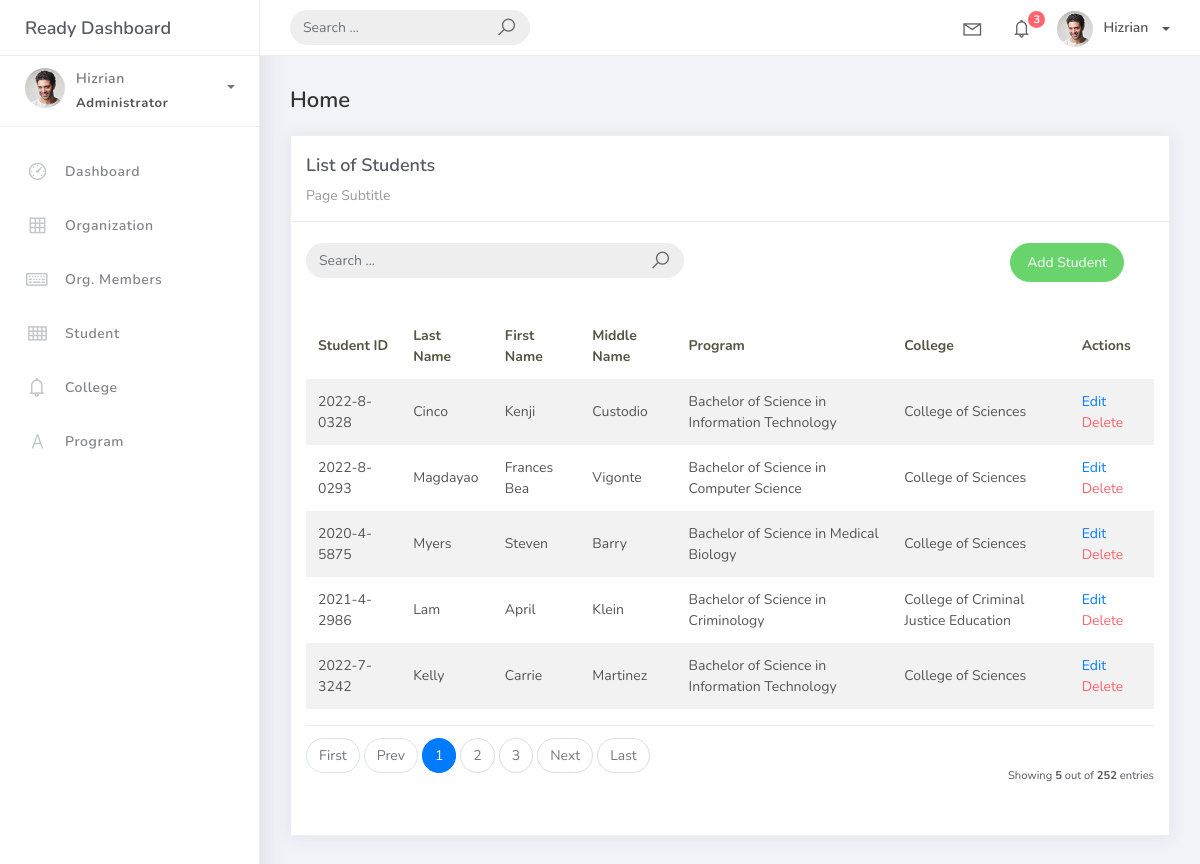
The page /student_list/ on the database its author committed.
### studentorg/models.py (models this page shows, shortened)
class BaseModel(models.Model):
    created_at = models.DateTimeField(auto_now_add=True, db_index=True)
    upated_at = models.DateTimeField(auto_now=True)
    class Meta:
        abstract = True

class Student(BaseModel):
    student_id = models.CharField(max_length=15)
    lastname = models.CharField(max_length=25, verbose_name="Last Name")
    firstname = models.CharField(max_length=25, verbose_name="First Name")
    middlename = models.CharField(max_length=25, blank=True, null=True, verbose_name="Middle Name")
    program = models.ForeignKey(Program, on_delete=models.CASCADE)

class Program(BaseModel):
    prog_name = models.CharField (max_length=150)
    college = models.ForeignKey(College, on_delete=models.CASCADE)
    def __str__(self):
        return self.prog_name

class College(BaseModel):
    college_name = models.CharField (max_length=150)
    def __str__(self):
        return self.college_name

### studentorg/views.py (the view, shortened to what this page needs)
# urls.py: path('student_list/', StudentList.as_view(), name='student-list'),
class StudentList(ListView):
     model = Student
     context_object_name = 'Student'
     template_name = 'student_list.html'
     paginate_by = 5
     def get_queryset(self, *args, **kwargs):
        qs = super(StudentList, self).get_queryset(*args, **kwargs)
        return qs

### templates/student_list.html
{% extends 'base.html' %} {% load static %} {% block content %}
<div class="content">
  <div class="container-fluid">
    <h4 class="page-title">Home</h4>
    <div class="row">
      <div class="col-md-12">
        <div class="card">
          <div class="card-header">
            <div class="card-title">List of Students</div>
            <div class="card-category">Page Subtitle</div>
          </div>
          <br />
               <div class="col-md-12 row">
                   <div class="col-md-6">
                   <form class="navbar-left navbar-form nav-search mr-md-3" action="{% url 'student-list' %}">
                       <div class="input-group">
                       <input type="text" placeholder="Search ..." class="form-control" name="q" />
                       <div class="input-group-append">
                           <span class="input-group-text">
                           <i class="la la-search search-icon"></i>
                           </span>
                       </div>
                       </div>
                   </form>
                   </div>
                   <div class="col-md-6">
                   <div class="pull-right">
                       <a href="{% url 'student-add' %}" class="btn btn-success btn-rounded">Add Student</a>
                   </div>
                   </div>
               </div>
          <div class="card-body">
            <table class="table table-striped mt-3">
              <thead>
                <tr>
                  <th scope="col">Student ID</th>
                  <th scope="col">Last Name</th>
                  <th scope="col">First Name</th>
                  <th scope="col">Middle Name</th>
                  <th scope="col">Program</th>
                  <th scope="col">College</th>
                  <th scope="col">Actions</th>
                </tr>
              </thead>
              <tbody>
                {% for object in object_list %}
                <tr>
                  <td>{{ object.student_id }}</td>
                  <td>{{ object.lastname }}</td>
                  <td>{{ object.firstname }}</td>
                  <td>{{ object.middlename }}</td>
                  <td>{{ object.program }}</td>
                  <td>{{ object.program.college }}</td>
                  <td>
                   <a href="student_list/{{ object.id }}">Edit</a>
                   <a href="student_list/{{ object.id }}/delete" class="text-danger">Delete</a>
                 </td>
                </tr>
                {% empty %}
                <tr>
                  <td colspan="4" style="text-align: center">
                   <p class="text-sm font-wight-bold mb-0">No Records Found</p>
                  </td>
                </tr>
                {% endfor %}
              </tbody>
            </table>
            {% include 'includes/pagination.html' %}
          </div>
        </div>
      </div>
    </div>
  </div>
</div>
{% endblock %}

### rows shown on the page
Student: student_id "2022-8-0328", lastname "Cinco", firstname "Kenji", middlename "Custodio", program "Bachelor of Science in Information Technology", program.college "College of Sciences"
Student: student_id "2022-8-0293", lastname "Magdayao", firstname "Frances Bea", middlename "Vigonte", program "Bachelor of Science in Computer Science", program.college "College of Sciences"
Student: student_id "2020-4-5875", lastname "Myers", firstname "Steven", middlename "Barry", program "Bachelor of Science in Medical Biology", program.college "College of Sciences"
Student: student_id "2021-4-2986", lastname "Lam", firstname "April", middlename "Klein", program "Bachelor of Science in Criminology", program.college "College of Criminal Justice Education"
Student: student_id "2022-7-3242", lastname "Kelly", firstname "Carrie", middlename "Martinez", program "Bachelor of Science in Information Technology", program.college "College of Sciences"

### other values the page prints
{{ page_num }} "1"
{{ page_num }} "2" "3"
{{ object_list.count }} "5"
{{ paginator.count }} "252"
